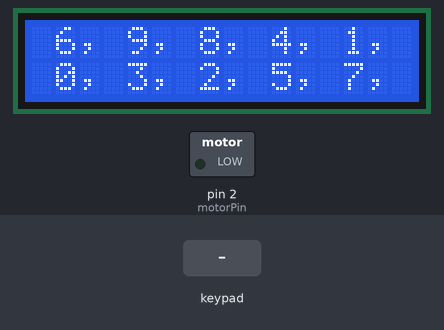
Bench run of a sketch on a simulated Arduino Uno, built with avr-gcc and run on an emulated ATmega328P. On the bench: 16×2 character LCD, switched loads named in the sketch (green lamp = pin HIGH). Inputs (shaded band) come from the test bench. Random numbers use the default seed unless the sketch sets one.

Above: at 3.2 s.
3.3 s: keypad keys 3 4 5 6 pressed 0.4 s apart
At 5.5 s:
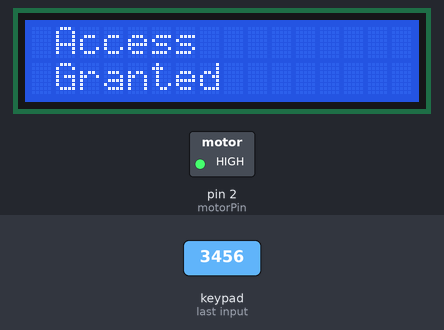
6.4 s: keypad keys 1 4 1 5 pressed 0.4 s apart
At 9.5 s:
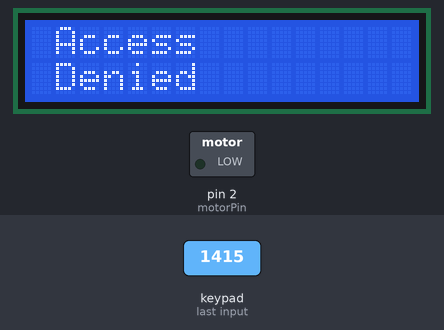
11.0 s: key '6' pressed
12.5 s: key '9' pressed
Timing chart, 0 to 15.0 s (numbered marks = the images above; inputs shaded):
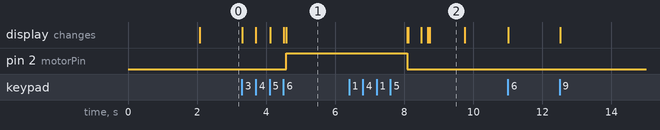

Measured:
- after the input at 3.3 s, pin 2 (motorPin): LOW → HIGH after 1.3 s; the display: first changes at once (image 1 shows a later state)
- what the display in image 2 shows lasts 1.0 s, from 8.7 s to 9.7 s

The sketch:

secureKeypad.ino
```cpp
/*
Created on August 10 2021
by Sean Ortiz with help from:
https://www.circuitbasics.com/how-to-set-up-a-keypad-on-an-arduino/
*/

#include <Keypad.h>
#include <LiquidCrystal.h>

#define Password_Length 5
int motorPin = 2;

char Data[Password_Length];
char Master[Password_Length] = "3456";
byte data_count = 0, master_count = 0;
bool Pass_is_good;
char customKey;

const byte ROWS = 2; //2 rows
const byte COLS = 5; //5 columns
char buttons[ROWS][COLS] =  {{'1', '2', '3', '4', '5'},
                              {'6', '7', '8', '9', '0'}};
byte rowPins[ROWS] =  {14,15}; //pins for rows
byte colPins[COLS] = {3,4,5,6,7};//pins to each column

const int rs = 12, en = 13, d4 = 11, d5 = 10, d6 = 9, d7 = 8;    //Pins for LCD; D14 = A0, D15 = A1
LiquidCrystal lcd(rs, en, d4, d5, d6, d7);

Keypad customKeypad = Keypad(makeKeymap(buttons), rowPins, colPins, ROWS, COLS);


void setup(){
  Serial.begin(9600);
  shuffle();
  lcd.begin(16,2);
   lcd.print(" Among Us Keypad");
   lcd.setCursor(0,1);
   lcd.print(" V1.2");
   delay(2000);
   lcd.clear();
  pinMode(motorPin, OUTPUT);
}

void loop(){
print();
  customKey = customKeypad.getKey();
  if (customKey){
    Data[data_count] = customKey;
    lcd.setCursor(data_count,1);
    lcd.print(Data[data_count]);
    data_count++;
    }

  if(data_count == Password_Length-1)//-1 to remove null character at end of string
  {
    lcd.clear();

    if(!strcmp(Data, Master)){
     lcd.begin(16,2);
      lcd.print(" Access ");
      lcd.setCursor(0,1);
       lcd.print(" Granted");
      digitalWrite(motorPin, HIGH);
      delay(3500);
      digitalWrite(motorPin, LOW);
      }
    else{
       lcd.begin(16,2);
      lcd.print(" Access ");
      lcd.setCursor(0,1);
       lcd.print(" Denied");
      delay(1000);
      }

    lcd.clear();
    clearData();
    shuffle();
  }
}

void clearData()
{
  while(data_count !=0)
  {
    Data[data_count--] = 0;
  }
  return;
}

void shuffle()
{
for (int i=0; i < 2; i++)
{
for (int j=0; j < 5; j++)
{
   int m = random(0, 2);
   int n = random(0, 5);
   int temp = buttons[i][j];
   buttons[i][j] =  buttons[m][n];
  buttons[m][n] = temp;
}
}
return;
}

void print()
{
for (int i=0; i < 2; i++)
{
for (int j=0; j < 5; j++)
{
  if(j<5)
  {
    if(j==0)
  lcd.setCursor(j, i);
  else
   lcd.setCursor(3*j, i);

  lcd.print(" ");
  lcd.print(buttons[i][j]);
  lcd.print(", ");
  }
  else
   lcd.println(buttons[i][j]);
}
}
return;
}
```
